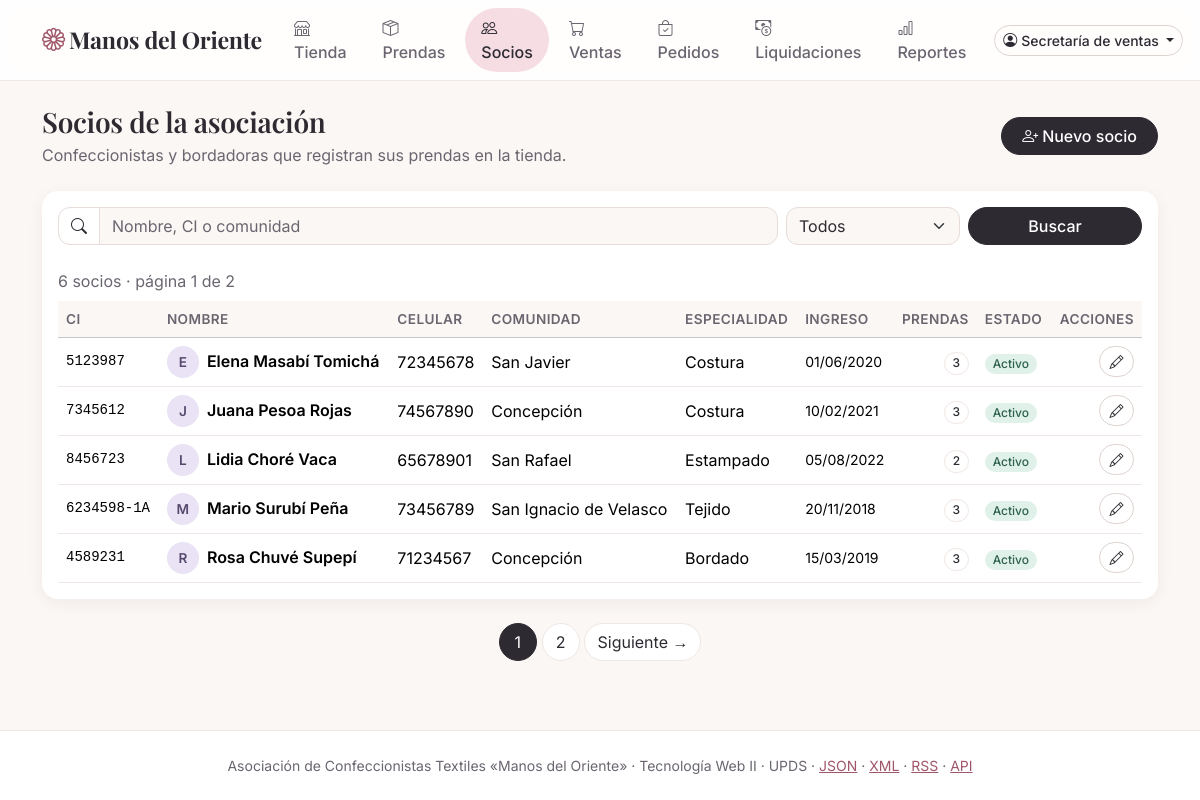
Screenshot of /socios.php (signed in) with the database file from the repository.
### tables this page shows
CREATE TABLE socios (
    id             INT UNSIGNED  NOT NULL AUTO_INCREMENT,
    ci             VARCHAR(13)   NOT NULL COMMENT 'Cédula de identidad, con complemento opcional (1234567-1A)',
    nombre         VARCHAR(80)   NOT NULL,
    telefono       CHAR(8)       NOT NULL COMMENT 'Celular boliviano: 8 dígitos, empieza en 6 o 7',
    comunidad      VARCHAR(60)   NOT NULL,
    especialidad   ENUM('Costura', 'Bordado', 'Tejido', 'Estampado') NOT NULL,
    fecha_ingreso  DATE          NOT NULL,
    activo         TINYINT(1)    NOT NULL DEFAULT 1,
    creado_en      TIMESTAMP     NOT NULL DEFAULT CURRENT_TIMESTAMP,
    actualizado_en TIMESTAMP     NOT NULL DEFAULT CURRENT_TIMESTAMP ON UPDATE CURRENT_TIMESTAMP,
    PRIMARY KEY (id),
    UNIQUE KEY uq_socios_ci (ci),
    KEY ix_socios_nombre (nombre),
    CONSTRAINT ck_socios_telefono CHECK (telefono REGEXP '^[67][0-9]{7}$')
);

### src/Conexion.php (called while the page is built, shortened)
<?php
final class Conexion
{
    private static ?PDO $pdo = null;
    public static function obtener(): PDO
    {
        return self::$pdo ??= self::crear(configuracion_bd());
    }
    public static function crear(array $bd, bool $conBase = true): PDO
    {
        $dsn = "mysql:host={$bd['host']};port={$bd['puerto']};charset=utf8mb4" . ($conBase ? ";dbname={$bd['nombre']}" : '');
        $pdo = new PDO($dsn, $bd['usuario'], $bd['clave'], [
            PDO::ATTR_ERRMODE => PDO::ERRMODE_EXCEPTION,
            PDO::ATTR_DEFAULT_FETCH_MODE => PDO::FETCH_ASSOC,
            PDO::ATTR_EMULATE_PREPARES => false,
        ]);
        $pdo->exec("SET time_zone = '-04:00'");
        return $pdo;
    }
}

### src/Repositorio/SocioRepositorio.php (called while the page is built, shortened)
<?php
final class SocioRepositorio
{
    public function paginar(int $pagina = 1, int $porPagina = 10, string $texto = '', ?bool $activos = null): Pagina
    {
        $condiciones = [];
        $parametros = [];
        $texto = trim($texto);
        $donde = $condiciones === [] ? '' : ' WHERE ' . implode(' AND ', $condiciones);
        $contar = $this->pdo->prepare("SELECT COUNT(*) FROM socios s$donde");
        $contar->execute($parametros);
        $total = (int) $contar->fetchColumn();
        $pagina = Pagina::normalizar($pagina, $total, $porPagina);
        $consulta = $this->pdo->prepare('SELECT ' . self::COLUMNAS . ', COUNT(p.id) AS productos, COALESCE(SUM(p.stock), 0) AS unidades
            FROM socios s LEFT JOIN productos p ON p.socio_id = s.id' . $donde . '
            GROUP BY s.id ORDER BY s.activo DESC, s.nombre LIMIT :limite OFFSET :desde');
        $consulta->bindValue('limite', $porPagina, PDO::PARAM_INT);
        $consulta->bindValue('desde', ($pagina - 1) * $porPagina, PDO::PARAM_INT);
        $consulta->execute();
        $elementos = array_map(fn(array $f): array => [
            'socio' => self::hidratar($f), 'productos' => (int) $f['productos'], 'unidades' => (int) $f['unidades'],
        ], $consulta->fetchAll());
        return new Pagina($elementos, $total, $pagina, $porPagina);
    }
    public static function hidratar(array $fila, string $prefijo = ''): Socio
    {
        return new Socio(
            ci: $fila[$prefijo . 'ci'],
            nombre: $fila[$prefijo . 'nombre'],
            telefono: $fila[$prefijo . 'telefono'],
            comunidad: $fila[$prefijo . 'comunidad'],
            especialidad: $fila[$prefijo . 'especialidad'],
            fechaIngreso: $fila[$prefijo . 'fecha_ingreso'],
            activo: (bool) $fila[$prefijo . 'activo'],
            id: (int) $fila[$prefijo . 'id'],
        );
    }
}

### src/Repositorio/Pagina.php (called while the page is built, shortened)
<?php
final readonly class Pagina
{
    public function paginas(): int
    {
        return max(1, (int) ceil($this->total / $this->porPagina));
    }
    public function hayAnterior(): bool
    {
        return $this->pagina > 1;
    }
    public function haySiguiente(): bool
    {
        return $this->pagina < $this->paginas();
    }
    public static function normalizar(mixed $pedida, int $total, int $porPagina): int
    {
        $pagina = filter_var($pedida, FILTER_VALIDATE_INT, ['options' => ['min_range' => 1]]) ?: 1;
        return min($pagina, max(1, (int) ceil($total / $porPagina)));
    }
}

### src/Modelo/Socio.php (called while the page is built, shortened)
<?php
final readonly class Socio
{
    public function fechaIngresoTexto(): string
    {
        return DateTimeImmutable::createFromFormat('!Y-m-d', $this->fechaIngreso)->format('d/m/Y');
    }
}

### public/socios.php (the view, shortened to what this page needs)
<?php
$q = texto($_GET, 'q');
$estado = texto($_GET, 'estado');
$activos = match ($estado) { 'activos' => true, 'inactivos' => false, default => null };
$resultado = (new SocioRepositorio(Conexion::obtener()))->paginar(
    pagina: (int) filter_var(texto($_GET, 'pagina', '1'), FILTER_VALIDATE_INT, ['options' => ['default' => 1]]),
    porPagina: POR_PAGINA,
    texto: $q,
    activos: $activos,
);
require __DIR__ . '/../plantillas/cabecera.php';
?>
<div class="d-flex flex-wrap justify-content-between align-items-center gap-3 mb-4">
  <div>
    <h1 class="h3 mb-1">Socios de la asociación</h1>
    <p class="text-secondary mb-0">Confeccionistas y bordadoras que registran sus prendas en la tienda.</p>
  </div>
  <a class="btn btn-marca" href="/socio_form.php" data-modal data-titulo="Registrar socio"><i class="bi bi-person-plus me-1"></i>Nuevo socio</a>
</div>
<div class="card shadow-sm border-0">
  <div class="card-body">
    <form method="get" action="/socios.php" role="search" class="row g-2 mb-3">
      <div class="col-md-8">
        <div class="input-group">
          <span class="input-group-text bg-white"><i class="bi bi-search"></i></span>
          <input id="q" name="q" type="search" class="form-control" value="<?= e($q) ?>" placeholder="Nombre, CI o comunidad" maxlength="60">
        </div>
      </div>
      <div class="col-6 col-md-2">
        <select id="estado" name="estado" class="form-select">
          <option value="">Todos</option>
        </select>
      </div>
      <div class="col-6 col-md-2 d-grid"><button type="submit" class="btn btn-marca">Buscar</button></div>
    </form>
    <div class="table-responsive">
    <table class="table table-hover align-middle mb-0">
      <caption class="caption-top"><?= $resultado->total ?> socios<?= $resultado->paginas() > 1 ? " · página {$resultado->pagina} de {$resultado->paginas()}" : '' ?></caption>
      <thead class="table-light"><tr><th scope="col">CI</th><th scope="col">Nombre</th><th scope="col">Celular</th><th scope="col">Comunidad</th><th scope="col">Especialidad</th><th scope="col">Ingreso</th><th scope="col" class="text-end">Prendas</th><th scope="col">Estado</th><th scope="col" class="text-end">Acciones</th></tr></thead>
      <tbody>
      <?php foreach ($resultado->elementos as ['socio' => $s, 'productos' => $prendas]): ?>
        <tr<?= $s->activo ? '' : ' class="agotado"' ?>>
          <td class="font-monospace small"><?= e($s->ci) ?></td>
          <td class="fw-semibold"><span class="avatar me-2" aria-hidden="true"><?= e(mb_substr($s->nombre, 0, 1)) ?></span><?= e($s->nombre) ?></td>
          <td><?= e($s->telefono) ?></td>
          <td><?= e($s->comunidad) ?></td>
          <td><?= e($s->especialidad) ?></td>
          <td class="small text-nowrap"><?= e($s->fechaIngresoTexto()) ?></td>
          <td class="text-end"><span class="badge rounded-pill text-bg-light border"><?= $prendas ?></span></td>
          <td><?= $s->activo ? '<span class="badge text-bg-success">Activo</span>' : '<span class="badge text-bg-secondary">Inactivo</span>' ?></td>
          <td class="text-end text-nowrap acciones">
            <a class="btn btn-sm btn-outline-secondary" href="/socio_form.php?id=<?= $s->id ?>" data-modal data-titulo="Editar socio" title="Editar"><i class="bi bi-pencil"></i><span class="visually-hidden">Editar</span></a>
          </td>
        </tr>
      <?php endforeach; ?>
      </tbody>
    </table>
    </div>
  </div>
</div>
<?= paginacion($resultado, '/socios.php', ['q' => $q, 'estado' => $estado]) ?>
<?php require __DIR__ . '/../plantillas/pie.php'; ?>

### public/css/estilo.css (style rules this page uses)
:root { --crema: #fbf7f4; --tinta: #2d2a32; --tinta-suave: #6b6570; --rosa: #f6dde3; --rosa-medio: #ebbcc6; --rosa-texto: #a0566a; --lavanda: #e9e3f5; --menta: #dff1e8; --durazno: #fde8db; --salvia: #4c7a69; --borde: #efe7e3; --bs-body-bg: var(--crema); --bs-body-color: var(--tinta); --bs-body-font-family: "Inter", "Segoe UI", system-ui, sans-serif; --bs-link-color-rgb: 160, 86, 106; --bs-link-hover-color-rgb: 45, 42, 50; --bs-border-color: var(--borde); --bs-border-radius: .75rem; --bs-secondary-color: var(--tinta-suave); }
h1, h2, .h1, .h2, .h3, .display-6, .navbar-brand, .modal-title { font-family: "Playfair Display", Georgia, serif; letter-spacing: -.01em; }
.text-secondary { color: var(--tinta-suave) !important; }
.btn { border-radius: 50rem; font-weight: 500; }
.btn-marca { --bs-btn-color: #fff; --bs-btn-bg: var(--tinta); --bs-btn-border-color: var(--tinta); --bs-btn-hover-color: #fff; --bs-btn-hover-bg: #4a4452; --bs-btn-hover-border-color: #4a4452; --bs-btn-active-bg: #1f1c23; --bs-btn-active-border-color: #1f1c23; --bs-btn-disabled-bg: var(--tinta); --bs-btn-disabled-border-color: var(--tinta); padding-inline: 1.25rem; }
.btn-outline-secondary { --bs-btn-color: var(--tinta); --bs-btn-border-color: #ddd3cf; --bs-btn-hover-bg: var(--crema); --bs-btn-hover-color: var(--tinta); --bs-btn-hover-border-color: #cfc3be; --bs-btn-active-bg: var(--rosa); --bs-btn-active-color: var(--tinta); }
.form-control, .form-select, .input-group-text { border-color: #e6dcd8; }
.card { --bs-card-bg: #fff; --bs-card-border-radius: 1rem; }
.shadow-sm { box-shadow: 0 .25rem 1rem rgba(45, 42, 50, .06) !important; }
.input-group { position: relative; }
.badge { font-weight: 500; }
.badge.text-bg-success { background: var(--menta) !important; color: #2f6150 !important; }
.badge.text-bg-light { background: #fff !important; color: var(--tinta) !important; }
.table { --bs-table-bg: #fff; --bs-table-hover-bg: #fdf6f7; }
.table > thead th { font-weight: 600; font-size: .85rem; color: var(--tinta-suave); text-transform: uppercase; letter-spacing: .03em; }
.table-light { --bs-table-bg: var(--crema); }
.table caption { color: var(--tinta-suave); }
.avatar { display: inline-flex; align-items: center; justify-content: center; width: 2rem; height: 2rem; border-radius: 50%; background: var(--lavanda); color: #554a6e; font-size: .85rem; font-weight: 600; }
.acciones .btn { --bs-btn-padding-x: .6rem; }

### rows the page displays
socios: ci "5123987", nombre "E", nombre "Elena Masabí Tomichá", telefono "72345678", comunidad "San Javier", especialidad "Costura", fecha_ingreso "01/06/2020", prendas "3", activo "Activo"
socios: ci "7345612", nombre "J", nombre "Juana Pesoa Rojas", telefono "74567890", comunidad "Concepción", especialidad "Costura", fecha_ingreso "10/02/2021", prendas "3", activo "Activo"
socios: ci "8456723", nombre "L", nombre "Lidia Choré Vaca", telefono "65678901", comunidad "San Rafael", especialidad "Estampado", fecha_ingreso "05/08/2022", prendas "2", activo "Activo"
socios: ci "6234598-1A", nombre "M", nombre "Mario Surubí Peña", telefono "73456789", comunidad "San Ignacio de Velasco", especialidad "Tejido", fecha_ingreso "20/11/2018", prendas "3", activo "Activo"
socios: ci "4589231", nombre "R", nombre "Rosa Chuvé Supepí", telefono "71234567", comunidad "Concepción", especialidad "Bordado", fecha_ingreso "15/03/2019", prendas "3", activo "Activo"

### other values shown
NOMBRE_TIENDA "Manos del Oriente"
$texto "Tienda"
$texto "Prendas"
$texto "Socios"
$texto "Ventas"
$texto "Pedidos"
$texto "Liquidaciones"
$texto "Reportes"
$usuarioSesion->nombre "Secretaría de ventas"
$resultado->total "6"
$resultado->pagina "1"
$resultado->paginas() "2"
NOMBRE_ASOCIACION "Asociación de Confeccionistas Textiles «Manos del Oriente»"
